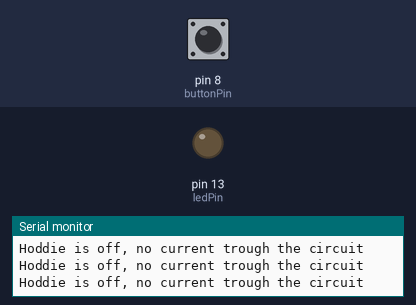
A sketch run on a simulated Arduino Uno, built with avr-gcc and run on an emulated ATmega328P. On the bench: output pins drawn as LEDs (lit = HIGH), the last lines printed to the serial monitor. The test bench sets the inputs (shaded band); at power-on: pin 8 (buttonPin) LOW.

Above: at 2.8 s.
2.9 s: pin 8 (buttonPin) pulled HIGH for 1.2 s
At 3.9 s:
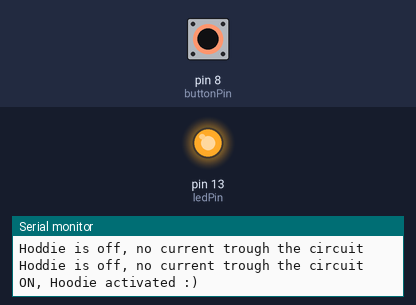
6.5 s: pin 8 (buttonPin) pulled HIGH for 3.2 s
At 10.5 s:
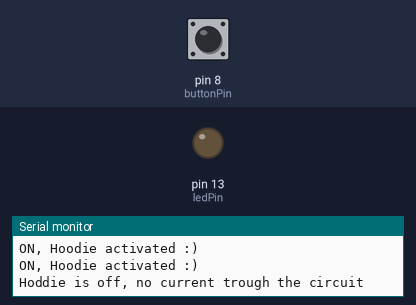
Timing chart, 0 to 12.0 s (numbered marks = the images above; inputs shaded):
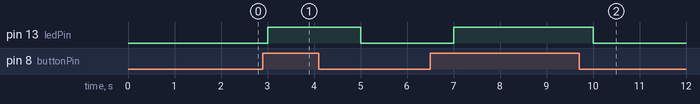

Measured:
- after the input at 2.9 s, pin 13 (ledPin): LOW → HIGH after 0.10 s, → LOW 2.0 s later
- after the input at 6.5 s, pin 13 (ledPin): LOW → HIGH after 0.50 s, → LOW 3.0 s later

The sketch:

reed_switch.ino
```cpp
// constants won't change. They're used here to
// set pin numbers:
const int buttonPin = 8;     // the number of the pushbutton pin
const int ledPin =  13;      // the number of the LED pin

// variables will change:
int buttonState = 0;         // variable for reading the pushbutton status

void setup() {
  Serial.begin(9600);
  // initialize the LED pin as an output:
  pinMode(ledPin, OUTPUT);
  // initialize the pushbutton pin as an input:
  pinMode(buttonPin, INPUT);
}

void loop() {
  // read the state of the pushbutton value:
  buttonState = digitalRead(buttonPin);

  // check if the pushbutton is pressed.
  // if it is, the buttonState is HIGH:
  if (buttonState == HIGH) {
    // turn LED on:
    digitalWrite(ledPin, HIGH);
    Serial.println("ON, Hoodie activated :)");
  }
  if(buttonState == LOW){
    // turn LED off:
    digitalWrite(ledPin, LOW);
    Serial.println("Hoddie is off, no current trough the circuit");
  }
  delay(1000);
}
```
